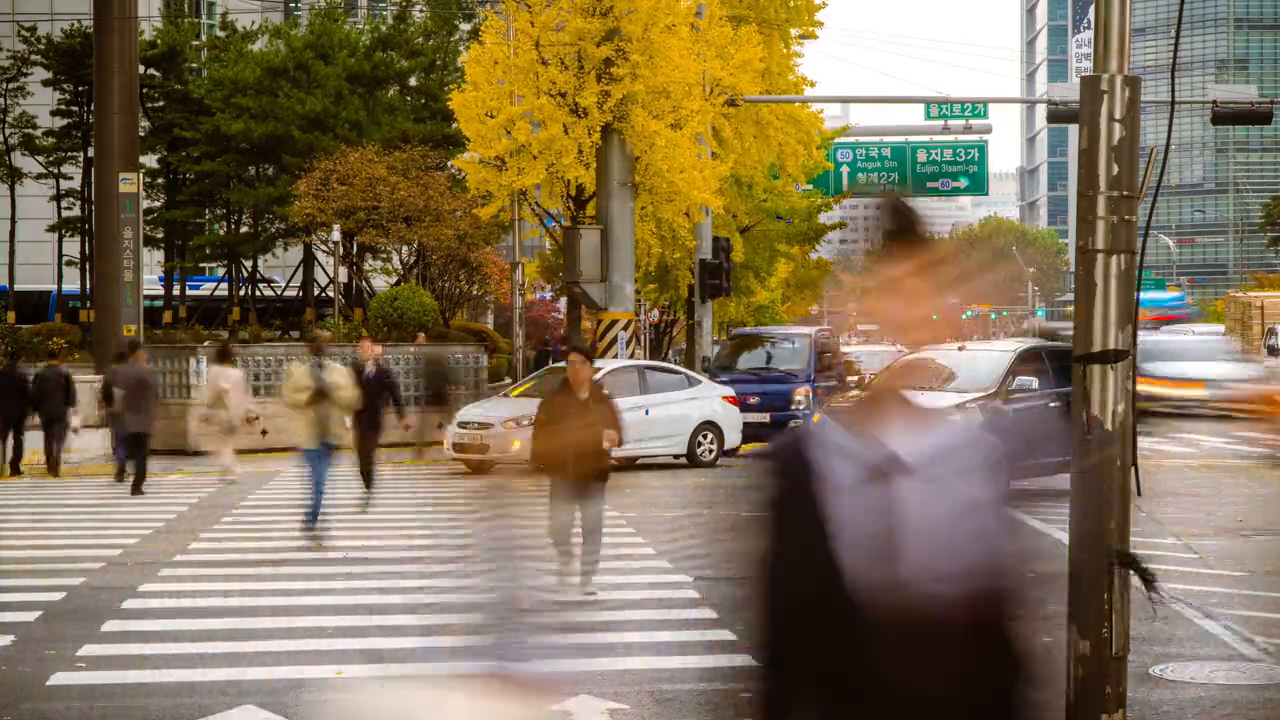
#> input picture frame 15 of videos/seoul.mp4, 1280 x 720 px, given in place of vtest.avi, which was not available
$ python '컴퓨터비전-2-06-03.py'
#> lines starting #> are read from the running program, lines starting #| are printed output that depends on the picture; after the words box and inside, x2 and y2 are one past the last pixel; in counts of white or black regions, pixels touching at a corner belong together; pictures that were not available may be replaced by others from this repository, and a replacement may not be noted
import numpy as np
import cv2
import sys
import random

# 동영상 불러오기
cap = cv2.VideoCapture('videos/vtest.avi')
# 보행자 검출을 위한 HOG 기술자 설정
hog = cv2.HOGDescriptor()
hog.setSVMDetector(cv2.HOGDescriptor_getDefaultPeopleDetector())
while True:
    ret, frame = cap.read()
#> frame is the input picture: shape (720, 1280, 3); mean B, G, R 89.5, 114.6, 131
# 매 프레임마다 보행자 검출
    detected, _ = hog.detectMultiScale(frame)
#> detected = [[9, 327, 88, 176], [79, 316, 109, 219], [731, 346, 154, 308], [484, 294, 179, 359]]
# 검출 결과 화면 표시
    for (x, y, w, h) in detected:
        c = (random.randint(0, 255), random.randint(0, 255), random.randint(0, 255))
        cv2.rectangle(frame, (x, y, w, h), c, 3)
#> this loop made 4 passes
#> (x, y, w, h, c) on passes 1 to 4: (9, 327, 88, 176, (197, 215, 20)), (79, 316, 109, 219, (132, 248, 207)), (731, 346, 154, 308, (155, 244, 183)), (484, 294, 179, 359, (111, 71, 144))
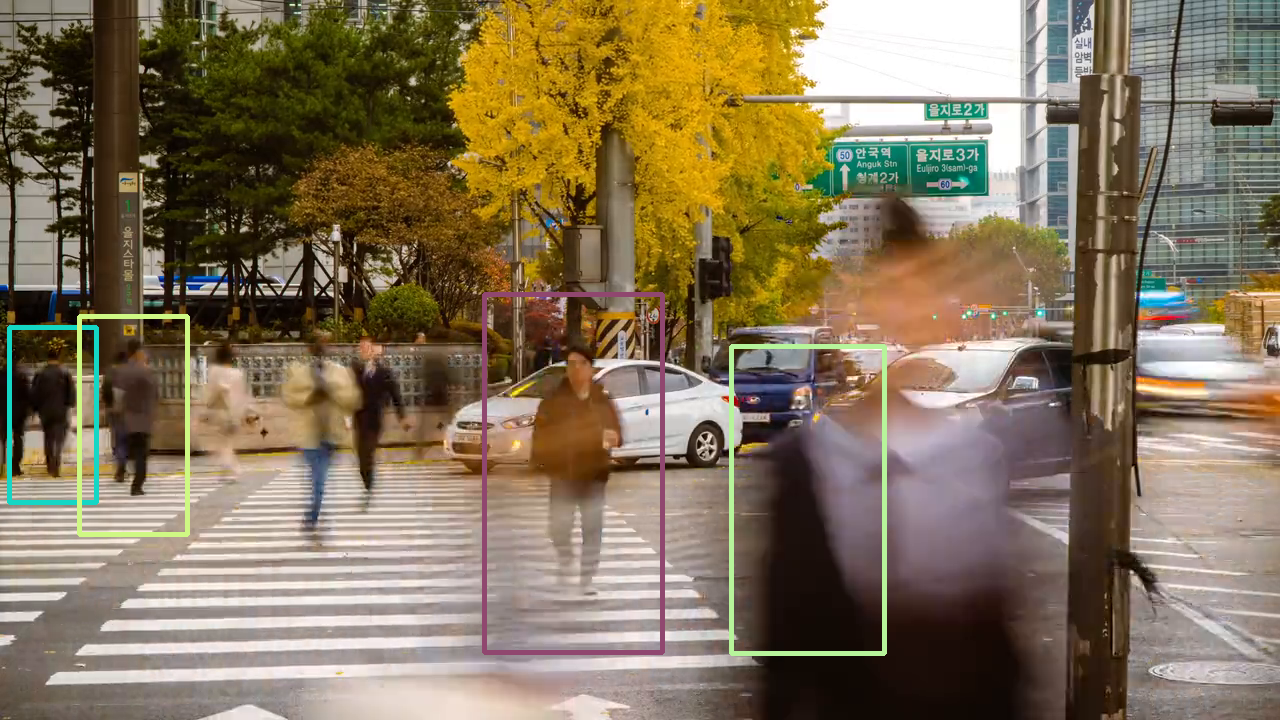
#> frame: shape (720, 1280, 3); 1.71% of pixels changed, all inside (x1, y1, x2, y2) = (7, 292, 887, 656)
    cv2.imshow('frame', frame)
    if cv2.waitKey(10) == 27:
#> (key Esc is pressed here)
        break
cv2.destroyAllWindows()

$ run again, starting later in the video
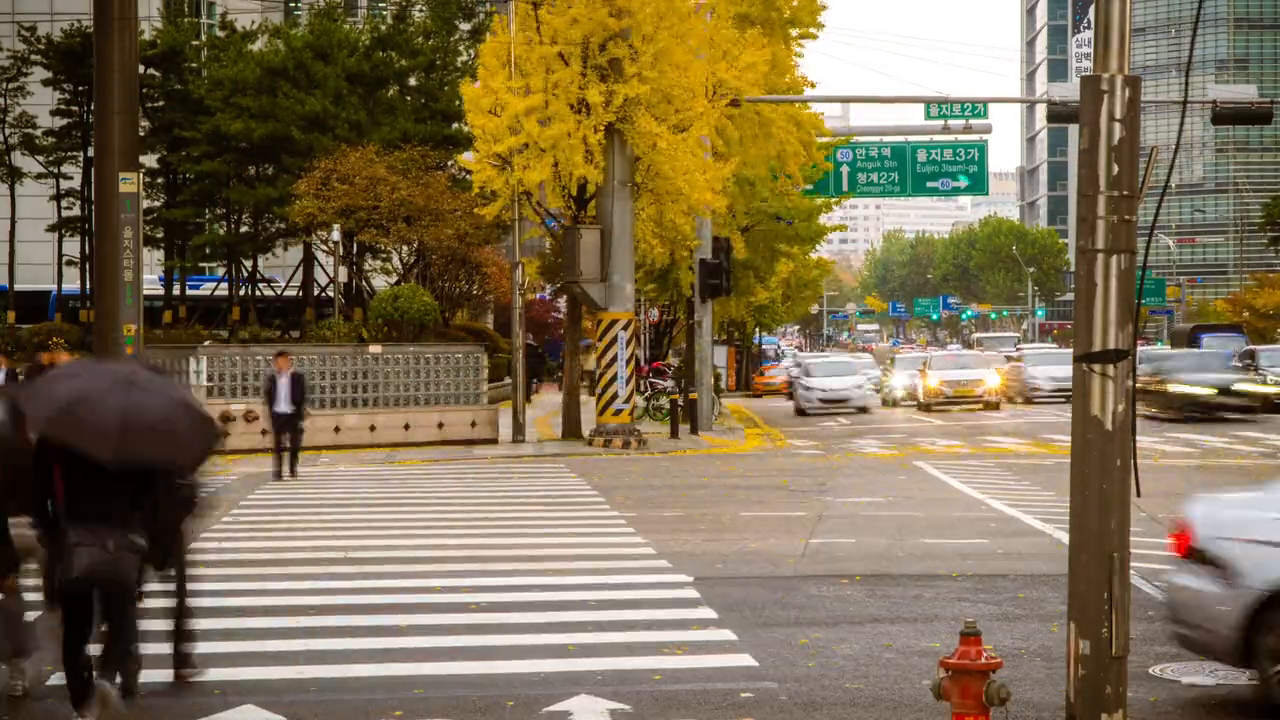
#> input picture frame 120 of videos/seoul.mp4, 1280 x 720 px, given in place of vtest.avi, which was not available
#> frame is the input picture: shape (720, 1280, 3); mean B, G, R 83.8, 111.1, 126.2
#> detected = [[238, 322, 96, 191]]
#> the loop `for (x, y, w, h) in detected:` made 1 pass
#> (x, y, w, h, c) on pass 1: (238, 322, 96, 191, (197, 215, 20))
#> after the loop `for (x, y, w, h) in detected:`:
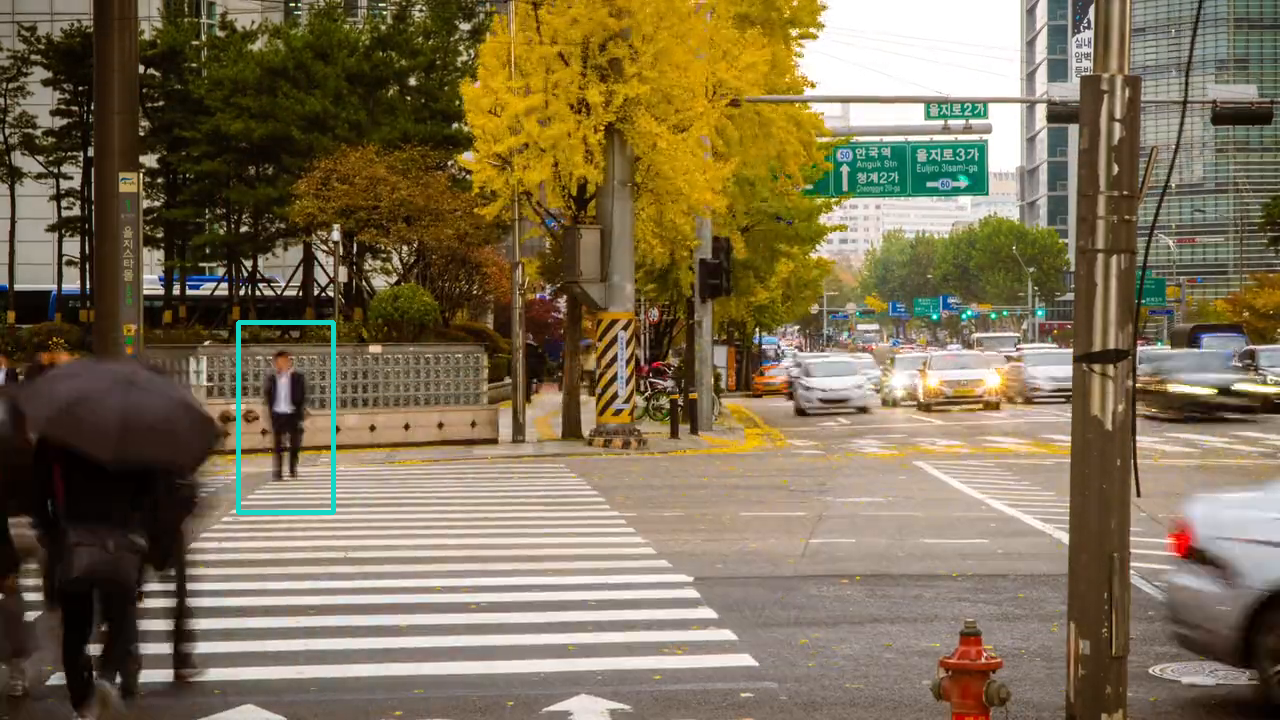
#> frame: shape (720, 1280, 3); 0.31% of pixels changed, all inside (x1, y1, x2, y2) = (236, 320, 336, 515)
